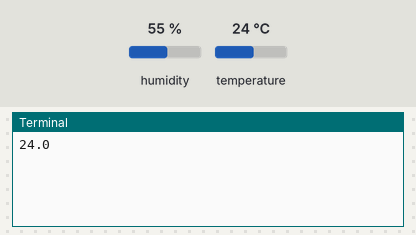
Bench run of a program on a simulated Raspberry Pi (BCM pin numbers). Parts: the last lines printed to the terminal. The test bench sets the inputs (shaded band); at power-on: temperature 24 °C, humidity 55 %.

Above: at 1.2 s.
1.3 s: temperature set to 12 °C
At 4.6 s:
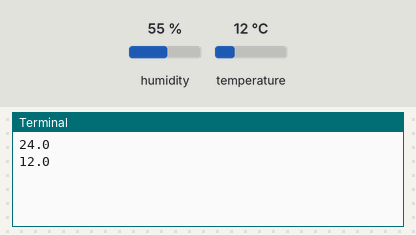
5.3 s: temperature set to 19 °C
At 7.3 s:
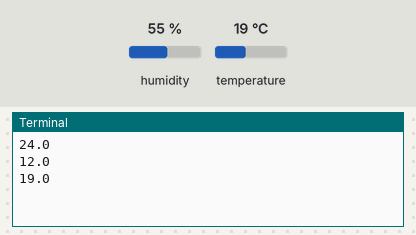
Timing chart, 0 to 8.8 s (numbered marks = the images above; inputs shaded):
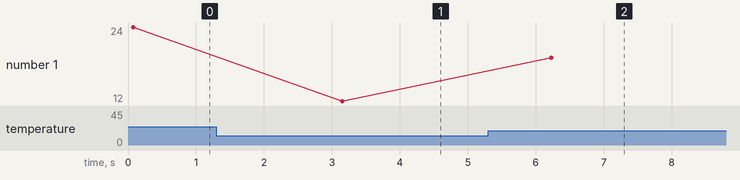

The program:

sendData.py
```python
#!/usr/bin/env python
# -*- coding: utf-8 -*-
import RPi.GPIO as GPIO
import dht11
import time
import datetime
import sys

# GPIOの初期設定
GPIO.setwarnings(True)
GPIO.setmode(GPIO.BCM)

# 14ピンをDHT11のシグナル読み取りピンに設定
instance = dht11.DHT11(pin=14)

try:
  while True:
    result = instance.read()
    #　14ピンから値を正常に取得できたら
    if result.is_valid():
      #　コンソールに取得した値を出力(nodeに値を渡す)
      print("%-3.1f" % result.temperature)
      sys.stdout.flush()
      #print("Humidity: %d %%" % result.humidity)

      #　3sおきのループへ
      time.sleep(3)

except KeyboardInterrupt:
    print("Cleanup")
    GPIO.cleanup()
```

Measured:
- after the input at 1.3 s, the terminal: prints a new line after 1.9 s (image 1)
- after the input at 5.3 s, the terminal: prints a new line after 0.93 s (image 2)
- plotted number 1: 24 → 12 after the input at 1.3 s, 12 → 19 after the input at 5.3 s
